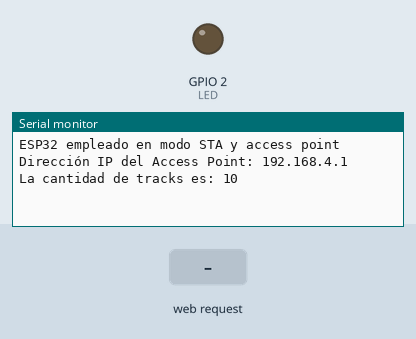
Recording of a program running on a simulated ESP32. Shown: output pins drawn as LEDs (lit = HIGH), the last lines printed to the serial monitor. Inputs (shaded band) come from the test bench. The audio player accepts every command and is not drawn.

Above: at 3.7 s.
3.8 s: HTTP request GET /reproducirCancion received
At 4.5 s:
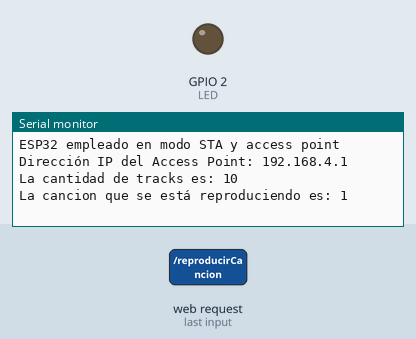
5.3 s: HTTP request GET /subirVolumen received
At 6.5 s:
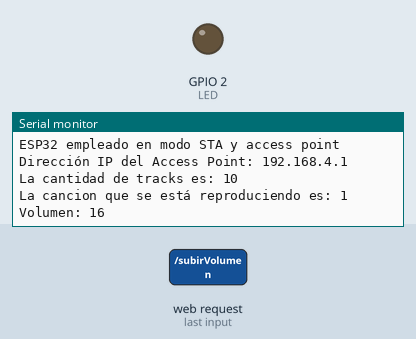
6.8 s: HTTP request GET /seleccionarCancion received
At 7.9 s:
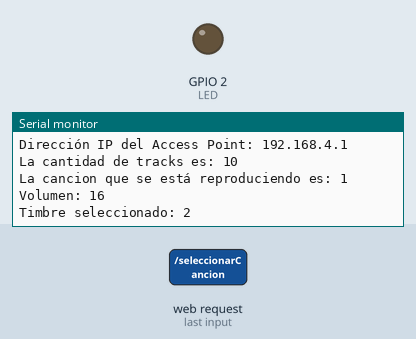

Measured:
- after the input at 3.8 s, the serial monitor: prints a new line at once (image 1)
- after the input at 5.3 s, the serial monitor: prints a new line at once (image 2)
- after the input at 6.8 s, the serial monitor: prints a new line at once (image 3)

The program:

main.cpp
```cpp
/*
 * 1. https://github.com/PowerBroker2/DFPlayerMini_Fast
 */

#include <Arduino.h>
#include <WiFi.h>
#include <WebServer.h>
#include <DFPlayerMini_Fast.h>
#include <mainPage.h>

#define BEGIN_DELAY 2000
#define LED         2
#define TIMEOUT     30000

// Prototipos de las funciones desarrolladas.
void mainPage      (void);
void playSong      (void);
void stopSong      (void);
void volumeUp      (void);
void volumeDown    (void);
void selectSong    (void);

// Credenciales SSID y pass necesarias para definir al access point.
const char* ssid     = "ESP32-Access-Point";
const char* password = "123456789";

// Declaración de un objeto llamado servidor de la clase WebServer.
WebServer servidor (80);
// Declaración de un array de objetos llamado listado_redes de la clase String.
String listado_redes [50];

DFPlayerMini_Fast audio;
int cantidadTracks;
int contadorTracks = 1;
// Preseteo el valor inicial para evitar la condición inicial de que no exista una canción seleccionada. emoroni.
int seleccionTrack = -1;

void setup()
{
  // put your setup code here, to run once:
  Serial.begin(9600);
  Serial2.begin(9600);

  // Definición del modo de operación de los pines digitales que se utilizarán en el desarrollo
  pinMode(LED     , OUTPUT);

  Serial.println("ESP32 empleado en modo STA y access point");
  WiFi.mode(WIFI_AP_STA);       // Estoy empleando el microcontrolador ESP32 en modo AP y STA.
  WiFi.softAP(ssid, password);  // Se realiza el setup del AP con el ssid y pass antes definidos.

  IPAddress IP = WiFi.softAPIP();
  Serial.print("Dirección IP del Access Point: ");
  Serial.println(IP);

  servidor.begin();
  // Utilización del método on asociado a objetos de la clase WebServer
  servidor.on("/", mainPage);
  servidor.on("/reproducirCancion" , playSong);
  servidor.on("/detenerCancion"    , stopSong);
  servidor.on("/subirVolumen"      , volumeUp);
  servidor.on("/bajarVolumen"      , volumeDown);
  servidor.on("/seleccionarCancion", selectSong);

  // Es necesario que este timeout sea grande. Si no es así, no llega a correr todas las querys. emoroni.
  // En el segundo de los parámetros puedo colocar false para no ver todo el handshake de la comuniacion. emoroni.
  audio.begin(Serial2, false, TIMEOUT);
  delay(BEGIN_DELAY);

  // Seteo un volumen inicial de 15. emoroni.
  audio.volume(15);

  cantidadTracks = audio.numSdTracks();
  if(cantidadTracks != -1){
    Serial.print("La cantidad de tracks es: ");
    Serial.println(cantidadTracks);
  }
  else{
    Serial.print("El error es: ");
    audio.printError();
  }

  // Serial.print("El tamaño es: ");
  // Serial.println(sizeof(data));
}

void loop()
{
  // put your main code here, to run repeatedly:
  servidor.handleClient();
}

void mainPage (void){
  // El servidor envía al cliente el código de estado, el tipo y el contenido en si mismo.
  servidor.send(200, "text.html", webcode(listado_redes, 0));
  //playSong();
}

void playSong (void){

  if(contadorTracks <= cantidadTracks)
  {
    Serial.print("La cancion que se está reproduciendo es: ");
    Serial.println(contadorTracks);

    audio.play(contadorTracks);
    contadorTracks++;
  }
  else
  {
    contadorTracks = 1;

    Serial.print("La cancion que se está reproduciendo es: ");
    Serial.println(contadorTracks);

    audio.play(contadorTracks);
    contadorTracks++;
  }

  servidor.send(200, "text.html", webcode(listado_redes, 0));
}

void stopSong (void)
{
  audio.stop();

  servidor.send(200, "text.html", webcode(listado_redes, 0));
}

void volumeDown (void)
{
  audio.decVolume();
  Serial.print("Volumen: ");
  Serial.println(audio.currentVolume());

  servidor.send(200, "text.html", webcode(listado_redes, 0));
}

void volumeUp (void)
{
  audio.incVolume();
  Serial.print("Volumen: ");
  Serial.println(audio.currentVolume());

  servidor.send(200, "text.html", webcode(listado_redes, 0));
}

void selectSong (void)
{
  seleccionTrack = contadorTracks;
  Serial.print("Timbre seleccionado: ");
  Serial.println(seleccionTrack);

  servidor.send(200, "text.html", mensajeCarga());
}
```
